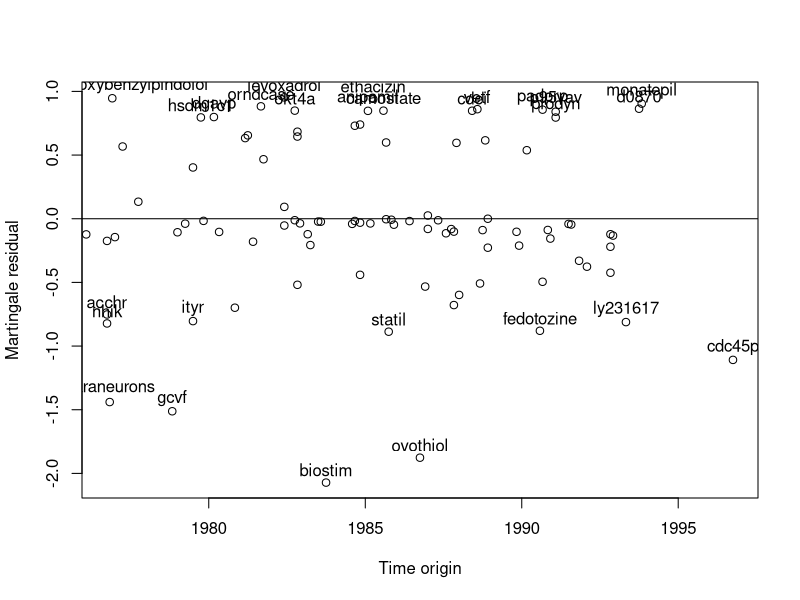

The R source for this figure:
library("survival")



dead.words <- read.csv(file="dead_words_with_covariates_interpolated.csv",
                       head=TRUE, sep=",")


fit <- coxph(Surv(time1, time2, status) ~ age + kl.score * age
                                          + log.tfidf * age + log.rtf * age,
             data=dead.words)
print(fit)


residuals <- residuals(fit, type="martingale", collapse=dead.words$word)


# Get tuples of words with their time origins.
origins <- unique(dead.words[c("word", "time.origin")])
origins$time.origin <- as.Date(paste(as.character(origins$time.origin),
                                     "-1", sep=""),
                               "%Y-%m-%d") # Convert string to date.
row.names(origins) <- origins$word # Rename rows by word.
xy.pairs <- cbind(origins, residuals)#[c("time.origin", "residuals")]
xy.pairs <- xy.pairs[with(xy.pairs, order(time.origin)), ] # Sort.


# Split the dataset into "outliers" and the rest so that I can
# label only the outliers.
outliers <- subset(xy.pairs, abs(residuals) > 0.75)
nonoutliers <- xy.pairs[!(xy.pairs$word %in% outliers$word), ]


png(filename="martingale_residuals.png")
plot(outliers$time.origin, outliers$residuals,
     xlab="Time origin", ylab="Martingale residual")
abline(0,0)
text(outliers$time.origin, outliers$residuals+0.1, row.names(outliers))
points(nonoutliers$time.origin, nonoutliers$residuals)
#axis(side=1, at=c(seq(from=1976,
#                      to=max(as.numeric(format(origins$time.origin, "%Y"))),
#                      by=2)))
dev.off()
